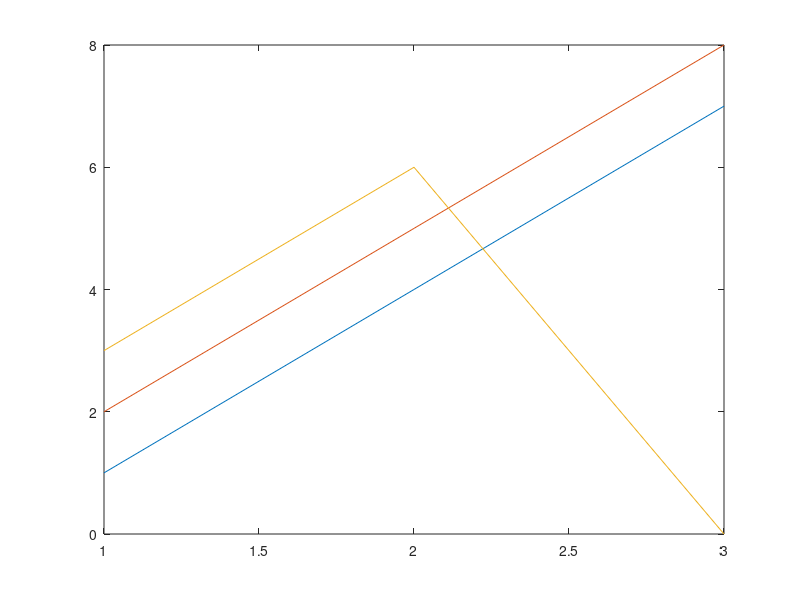

MATLAB code to generate this figure:
#!/usr/bin/octave -q

%octave script file demo made by amoblin at 2010年12月09日 星期四 17时01分39秒

a=[0:0.1:10]
plot(sin(a))
input('...')

%matrix
A=[1 2 3; 4 5 6; 7 8 0]

%转置 乘法 求逆
B = A' + A*A

%向量或矩阵大小
size(B)

%转置
inv(A)

%vector
b=[1; 0; 2]

c=[2; 4; 6]

%点积
dot(b,c)

%叉积
cross(b,c)

%返回向量长度
length(b)

%左除 Ax=b时计算x
x=A\b


%图形输出
plot(A)

% 3x2的随机矩阵[0-1]
B = rand(3,3)

%单位矩阵
C = eye(3)

%显示所有变量
who

%自由输入
disp("Hello, World!")

%清除A变量
clear A

%清除所有变量
clear all

